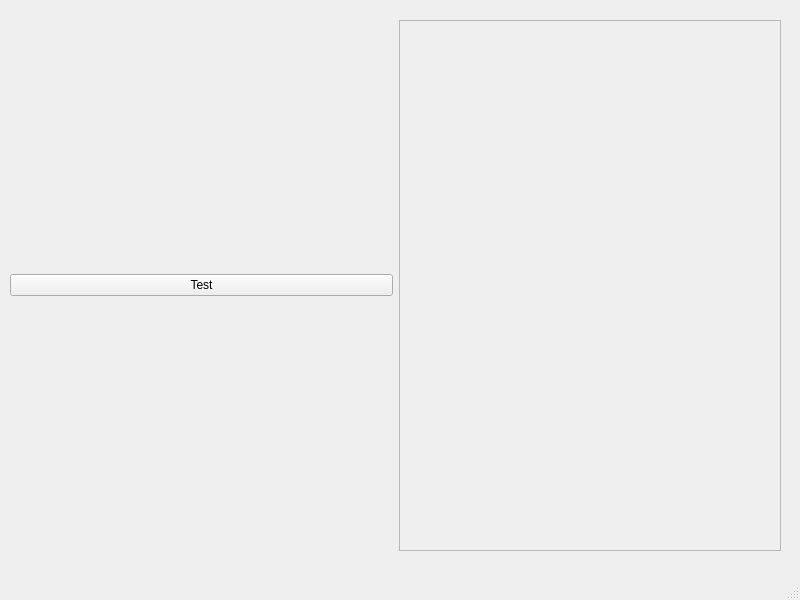
<?xml version="1.0" encoding="UTF-8"?>
<ui version="4.0">
 <class>Projet</class>
 <widget class="QMainWindow" name="Projet">
  <property name="geometry">
   <rect>
    <x>0</x>
    <y>0</y>
    <width>800</width>
    <height>600</height>
   </rect>
  </property>
  <property name="windowTitle">
   <string>MainWindow</string>
  </property>
  <widget class="QWidget" name="centralwidget">
   <widget class="QWidget" name="horizontalLayoutWidget">
    <property name="geometry">
     <rect>
      <x>10</x>
      <y>20</y>
      <width>771</width>
      <height>531</height>
     </rect>
    </property>
    <layout class="QHBoxLayout" name="horizontalLayout">
     <item>
      <widget class="QPushButton" name="pushButton">
       <property name="text">
        <string>Test</string>
       </property>
      </widget>
     </item>
     <item>
      <widget class="QFrame" name="frame">
       <property name="frameShape">
        <enum>QFrame::StyledPanel</enum>
       </property>
       <property name="frameShadow">
        <enum>QFrame::Raised</enum>
       </property>
      </widget>
     </item>
    </layout>
   </widget>
  </widget>
  <widget class="QMenuBar" name="menubar">
   <property name="geometry">
    <rect>
     <x>0</x>
     <y>0</y>
     <width>800</width>
     <height>19</height>
    </rect>
   </property>
  </widget>
  <widget class="QStatusBar" name="statusbar"/>
 </widget>
 <resources/>
 <connections/>
</ui>
